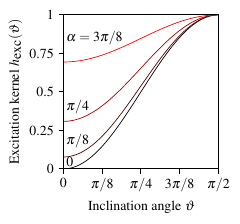

The Python source for this figure:
import numpy as np
import matplotlib
import matplotlib.pyplot as plt
import matplotlib.gridspec as gridspec
import scipy.misc
plt.rcParams["font.family"] = "serif"
plt.rcParams["font.serif"] = "Times"


inches = 2
rows = 1
cols = 1
widths = [1]
heights = [1]
hspace = 0
wspace = 0

f = plt.figure(figsize=(inches*(np.sum(widths) + widths[0]*(wspace)*(cols - 1)),
                        inches*(np.sum(heights))))

outer_grid = gridspec.GridSpec(ncols=cols, nrows=rows,
                               width_ratios=widths, height_ratios=heights,
                               hspace=hspace, wspace=wspace)

def hexc(theta, alpha):
    return np.sin(theta)**2 + 0.5*(alpha**2)*(np.cos(theta)**2)
        
for col in range(cols):
    ax = f.add_subplot(outer_grid[0, col])
    ax.set_xlim([0,np.pi/2])
    ax.set_ylim([0,1])

    for alpha in [0, np.pi/8, np.pi/4, 3*np.pi/8]:
        theta = np.linspace(0, np.pi/2, 100)
        ax.plot(theta, hexc(theta, alpha), '-', lw=0.5, color=[alpha/(3*np.pi/8),0,0])

    ax.text(0.03, 0.85,'$\\alpha = 3\\pi/8$', ha='left', va='center', transform=ax.transData)
    ax.text(0.03, 0.4,'$\\pi/4$', ha='left', va='center', transform=ax.transData)
    ax.text(0.03, 0.18,'$\\pi/8$', ha='left', va='center', transform=ax.transData)
    ax.text(0.03, 0.035,'$0$', ha='left', va='center', transform=ax.transData)
    
    ax.tick_params(direction='out', left=True, right=False, width=0.75)
    ax.yaxis.set_ticks([0, 0.25, 0.5, 0.75, 1.0])
    ax.set_yticklabels(['0','0.25','0.5','0.75','1'])
    ax.xaxis.set_ticks([0, np.pi/8, np.pi/4, 3*np.pi/8, np.pi/2])
    ax.set_xticklabels(['0','$\pi/8$','$\pi/4$','$3\pi/8$','$\pi/2$'])

    ax.text(0.5, -0.25, 'Inclination angle $\\vartheta$', ha='center', va='center', transform=ax.transAxes)
    ax.text(-0.3, 0.5, 'Excitation kernel $h_{\\textrm{exc}}(\\vartheta)$', ha='center', va='center', rotation=90, transform=ax.transAxes)
    

f.savefig('excitation.pdf', dpi=500, bbox_inches='tight')
